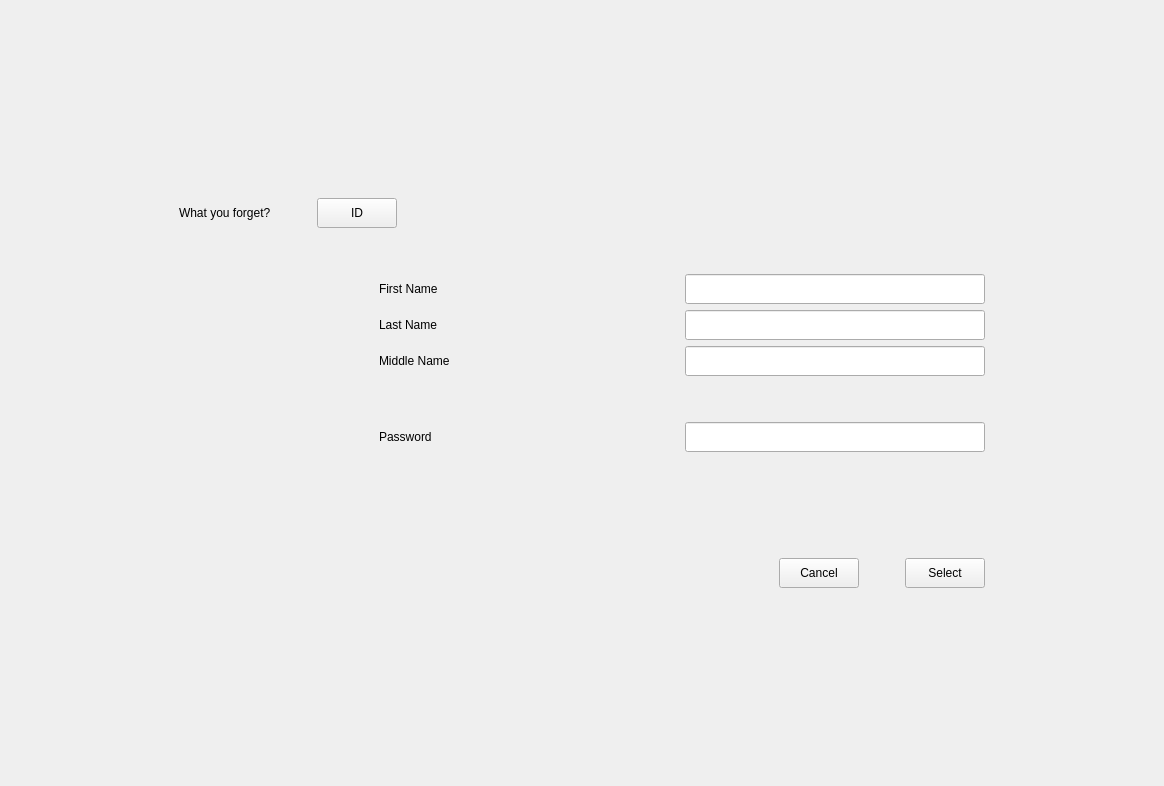
<?xml version="1.0" encoding="UTF-8"?>
<ui version="4.0">
 <class>Form</class>
 <widget class="QWidget" name="Form">
  <property name="geometry">
   <rect>
    <x>0</x>
    <y>0</y>
    <width>1164</width>
    <height>786</height>
   </rect>
  </property>
  <property name="windowTitle">
   <string>Forgotten your ID</string>
  </property>
  <property name="styleSheet">
   <string notr="true">font: 14pt &quot;Segoe UI&quot;;</string>
  </property>
  <layout class="QGridLayout" name="gridLayout_2">
   <item row="0" column="1">
    <spacer name="verticalSpacer_2">
     <property name="orientation">
      <enum>Qt::Vertical</enum>
     </property>
     <property name="sizeHint" stdset="0">
      <size>
       <width>20</width>
       <height>166</height>
      </size>
     </property>
    </spacer>
   </item>
   <item row="1" column="0">
    <spacer name="horizontalSpacer_6">
     <property name="orientation">
      <enum>Qt::Horizontal</enum>
     </property>
     <property name="sizeHint" stdset="0">
      <size>
       <width>155</width>
       <height>20</height>
      </size>
     </property>
    </spacer>
   </item>
   <item row="1" column="1" rowspan="2" colspan="2">
    <layout class="QVBoxLayout" name="verticalLayout">
     <item>
      <layout class="QHBoxLayout" name="horizontalLayout_2">
       <item>
        <widget class="QLabel" name="label">
         <property name="text">
          <string>What you forget?</string>
         </property>
        </widget>
       </item>
       <item>
        <spacer name="horizontalSpacer_4">
         <property name="orientation">
          <enum>Qt::Horizontal</enum>
         </property>
         <property name="sizeType">
          <enum>QSizePolicy::Fixed</enum>
         </property>
         <property name="sizeHint" stdset="0">
          <size>
           <width>40</width>
           <height>20</height>
          </size>
         </property>
        </spacer>
       </item>
       <item>
        <widget class="QPushButton" name="ID">
         <property name="minimumSize">
          <size>
           <width>80</width>
           <height>30</height>
          </size>
         </property>
         <property name="maximumSize">
          <size>
           <width>80</width>
           <height>30</height>
          </size>
         </property>
         <property name="text">
          <string>ID</string>
         </property>
        </widget>
       </item>
       <item>
        <spacer name="horizontalSpacer_5">
         <property name="orientation">
          <enum>Qt::Horizontal</enum>
         </property>
         <property name="sizeHint" stdset="0">
          <size>
           <width>40</width>
           <height>20</height>
          </size>
         </property>
        </spacer>
       </item>
      </layout>
     </item>
     <item>
      <spacer name="verticalSpacer_5">
       <property name="orientation">
        <enum>Qt::Vertical</enum>
       </property>
       <property name="sizeType">
        <enum>QSizePolicy::Fixed</enum>
       </property>
       <property name="sizeHint" stdset="0">
        <size>
         <width>20</width>
         <height>40</height>
        </size>
       </property>
      </spacer>
     </item>
     <item>
      <layout class="QHBoxLayout" name="horizontalLayout_3">
       <item>
        <spacer name="horizontalSpacer_3">
         <property name="orientation">
          <enum>Qt::Horizontal</enum>
         </property>
         <property name="sizeType">
          <enum>QSizePolicy::Fixed</enum>
         </property>
         <property name="sizeHint" stdset="0">
          <size>
           <width>200</width>
           <height>20</height>
          </size>
         </property>
        </spacer>
       </item>
       <item>
        <layout class="QGridLayout" name="gridLayout">
         <item row="0" column="1">
          <widget class="QLineEdit" name="first_name">
           <property name="minimumSize">
            <size>
             <width>300</width>
             <height>30</height>
            </size>
           </property>
           <property name="maximumSize">
            <size>
             <width>300</width>
             <height>30</height>
            </size>
           </property>
          </widget>
         </item>
         <item row="0" column="0">
          <widget class="QLabel" name="label_2">
           <property name="minimumSize">
            <size>
             <width>300</width>
             <height>30</height>
            </size>
           </property>
           <property name="maximumSize">
            <size>
             <width>300</width>
             <height>30</height>
            </size>
           </property>
           <property name="text">
            <string>First Name</string>
           </property>
          </widget>
         </item>
         <item row="4" column="0">
          <widget class="QLabel" name="label_5">
           <property name="minimumSize">
            <size>
             <width>300</width>
             <height>30</height>
            </size>
           </property>
           <property name="maximumSize">
            <size>
             <width>300</width>
             <height>30</height>
            </size>
           </property>
           <property name="text">
            <string>Password</string>
           </property>
          </widget>
         </item>
         <item row="4" column="1">
          <widget class="QLineEdit" name="password">
           <property name="minimumSize">
            <size>
             <width>300</width>
             <height>30</height>
            </size>
           </property>
           <property name="maximumSize">
            <size>
             <width>300</width>
             <height>30</height>
            </size>
           </property>
          </widget>
         </item>
         <item row="1" column="1">
          <widget class="QLineEdit" name="last_name">
           <property name="minimumSize">
            <size>
             <width>300</width>
             <height>30</height>
            </size>
           </property>
           <property name="maximumSize">
            <size>
             <width>300</width>
             <height>30</height>
            </size>
           </property>
          </widget>
         </item>
         <item row="2" column="1">
          <widget class="QLineEdit" name="middle_name">
           <property name="minimumSize">
            <size>
             <width>300</width>
             <height>30</height>
            </size>
           </property>
           <property name="maximumSize">
            <size>
             <width>300</width>
             <height>30</height>
            </size>
           </property>
          </widget>
         </item>
         <item row="2" column="0">
          <widget class="QLabel" name="label_4">
           <property name="minimumSize">
            <size>
             <width>300</width>
             <height>30</height>
            </size>
           </property>
           <property name="maximumSize">
            <size>
             <width>300</width>
             <height>30</height>
            </size>
           </property>
           <property name="text">
            <string>Middle Name</string>
           </property>
          </widget>
         </item>
         <item row="1" column="0">
          <widget class="QLabel" name="label_3">
           <property name="minimumSize">
            <size>
             <width>300</width>
             <height>30</height>
            </size>
           </property>
           <property name="maximumSize">
            <size>
             <width>300</width>
             <height>30</height>
            </size>
           </property>
           <property name="text">
            <string>Last Name</string>
           </property>
          </widget>
         </item>
         <item row="3" column="0" colspan="2">
          <spacer name="verticalSpacer">
           <property name="orientation">
            <enum>Qt::Vertical</enum>
           </property>
           <property name="sizeHint" stdset="0">
            <size>
             <width>20</width>
             <height>40</height>
            </size>
           </property>
          </spacer>
         </item>
        </layout>
       </item>
      </layout>
     </item>
     <item>
      <spacer name="verticalSpacer_4">
       <property name="orientation">
        <enum>Qt::Vertical</enum>
       </property>
       <property name="sizeType">
        <enum>QSizePolicy::Fixed</enum>
       </property>
       <property name="sizeHint" stdset="0">
        <size>
         <width>20</width>
         <height>100</height>
        </size>
       </property>
      </spacer>
     </item>
     <item>
      <layout class="QHBoxLayout" name="horizontalLayout">
       <item>
        <spacer name="horizontalSpacer_2">
         <property name="orientation">
          <enum>Qt::Horizontal</enum>
         </property>
         <property name="sizeHint" stdset="0">
          <size>
           <width>40</width>
           <height>20</height>
          </size>
         </property>
        </spacer>
       </item>
       <item>
        <widget class="QPushButton" name="cancelButton">
         <property name="minimumSize">
          <size>
           <width>80</width>
           <height>30</height>
          </size>
         </property>
         <property name="maximumSize">
          <size>
           <width>80</width>
           <height>30</height>
          </size>
         </property>
         <property name="text">
          <string>Cancel</string>
         </property>
        </widget>
       </item>
       <item>
        <spacer name="horizontalSpacer">
         <property name="orientation">
          <enum>Qt::Horizontal</enum>
         </property>
         <property name="sizeType">
          <enum>QSizePolicy::Fixed</enum>
         </property>
         <property name="sizeHint" stdset="0">
          <size>
           <width>40</width>
           <height>20</height>
          </size>
         </property>
        </spacer>
       </item>
       <item>
        <widget class="QPushButton" name="selectButton">
         <property name="minimumSize">
          <size>
           <width>80</width>
           <height>30</height>
          </size>
         </property>
         <property name="maximumSize">
          <size>
           <width>80</width>
           <height>30</height>
          </size>
         </property>
         <property name="text">
          <string>Select</string>
         </property>
        </widget>
       </item>
      </layout>
     </item>
    </layout>
   </item>
   <item row="2" column="3">
    <spacer name="horizontalSpacer_7">
     <property name="orientation">
      <enum>Qt::Horizontal</enum>
     </property>
     <property name="sizeHint" stdset="0">
      <size>
       <width>155</width>
       <height>20</height>
      </size>
     </property>
    </spacer>
   </item>
   <item row="3" column="2">
    <spacer name="verticalSpacer_3">
     <property name="orientation">
      <enum>Qt::Vertical</enum>
     </property>
     <property name="sizeHint" stdset="0">
      <size>
       <width>20</width>
       <height>166</height>
      </size>
     </property>
    </spacer>
   </item>
  </layout>
 </widget>
 <resources/>
 <connections/>
</ui>
